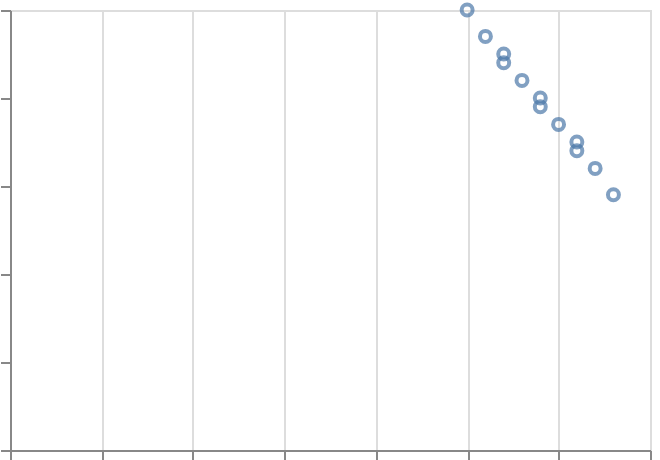

Here is the Vega-Lite specification saved for this chart:
### Vega-Lite specification from a JSON file in a GitHub repository (floating-point values rounded to 4 significant figures)
{"$schema": "https://vega.github.io/schema/vega-lite/v6.json", "padding": 5, "autosize": "none", "width": 320, "height": 220, "data": {"values": [{"year": 1990, "date": "1990-06-15", "country": "a", "region": "east", "pop": 10, "life": 50, "fert": 5.0}, {"year": 1990, "date": "1990-06-15", "country": "b", "region": "west", "pop": 17, "life": 54, "fert": 4.5}, {"year": 1990, "date": "1990-06-15", "country": "c", "region": "east", "pop": 24, "life": 58, "fert": 4.0}, {"year": 1990, "date": "1990-06-15", "country": "d", "region": "south", "pop": 31, "life": 62, "fert": 3.5}, {"year": 1991, "date": "1991-06-15", "country": "a", "region": "east", "pop": 13, "life": 52, "fert": 4.7}, {"year": 1991, "date": "1991-06-15", "country": "b", "region": "west", "pop": 20, "life": 56, "fert": 4.2}, {"year": 1991, "date": "1991-06-15", "country": "c", "region": "east", "pop": 27, "life": 60, "fert": 3.7}, {"year": 1991, "date": "1991-06-15", "country": "d", "region": "south", "pop": 34, "life": 64, "fert": 3.2}, {"year": 1992, "date": "1992-06-15", "country": "a", "region": "east", "pop": 16, "life": 54, "fert": 4.4}, {"year": 1992, "date": "1992-06-15", "country": "b", "region": "west", "pop": 23, "life": 58, "fert": 3.9}, {"year": 1992, "date": "1992-06-15", "country": "c", "region": "east", "pop": 30, "life": 62, "fert": 3.4}, {"year": 1992, "date": "1992-06-15", "country": "d", "region": "south", "pop": 37, "life": 66, "fert": 2.9}]}, "params": [{"name": "anim", "select": {"type": "point", "on": "timer", "fields": ["year"]}}], "transform": [{"filter": {"param": "anim"}}], "title": "Animated", "mark": "point", "encoding": {"x": {"field": "life", "type": "quantitative", "axis": {"title": "Life"}}, "y": {"field": "fert", "type": "quantitative", "axis": {"grid": false}}, "time": {"field": "year", "type": "ordinal"}}}
